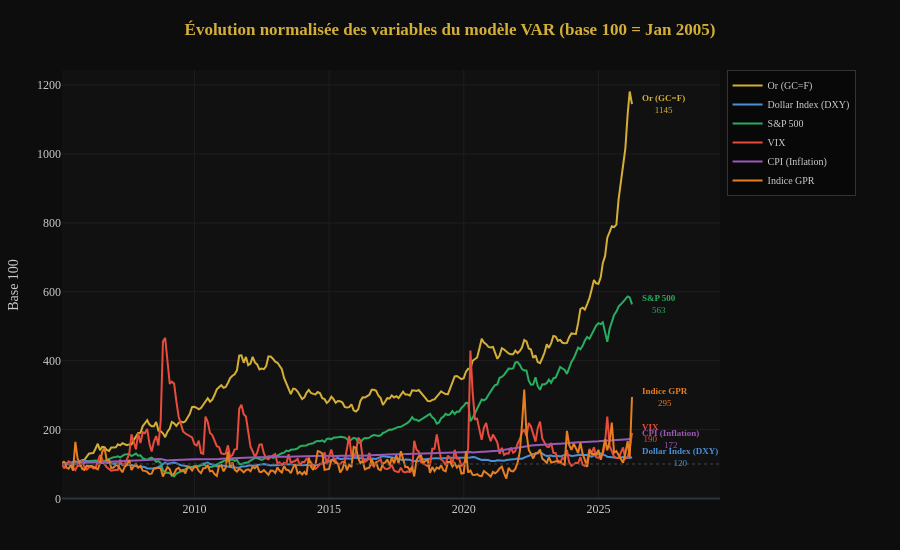

Write notebook code for a chart like this one.
### Markdown cell above
Ce graphique superpose le prix de l'or (ligne, axe gauche) et l'indice GPR (aire, axe droit) sur la période 2005–2025, avec les principaux chocs annotés. Plusieurs épisodes illustrent la réactivité de l'or aux tensions géopolitiques : la faillite Lehman Brothers (2008) et la crise de la dette européenne (2010) coïncident avec un premier cycle haussier atteignant un pic à $1900 en 2011. L'invasion de l'Ukraine (2022) et le conflit Gaza (2023) s'accompagnent d'une reprise marquée, culminant avec un nouvel ATH au-dessus de $2300 en 2024, puis une accélération spectaculaire vers $5000 en 2025.
Le GPR, en revanche, présente des pics ponctuels et réversibles qui ne se traduisent pas systématiquement par une hausse durable de l'or — suggérant que le risque géopolitique agit davantage comme catalyseur à court terme que comme déterminant structurel du prix. C'est précisément cette relation dynamique que le modèle VAR cherche à quantifier.

### Code cell
# 3.4 — Évolution normalisée sur un seul graphique (style cluster lines)
plot_normalized_evolution(df)

### Figure 1 — Plotly figure (JSON) as saved in the notebook; plotly's stock layout.template omitted (floating-point values rounded to 4 significant figures; data arrays with more than 128 entries replaced by an {"elided": "..."} marker saying what was removed)
{"data": [{"hovertemplate": "<b>Or (GC=F)</b><br>%{x|%b %Y}<br>%{y:.1f}<extra></extra>", "line": {"color": "#D4AF37", "width": 2}, "mode": "lines", "name": "Or (GC=F)", "type": "scatter", "x": {"elided": "254 str values"}, "y": {"elided": "254 float values"}}, {"hovertemplate": "<b>Dollar Index (DXY)</b><br>%{x|%b %Y}<br>%{y:.1f}<extra></extra>", "line": {"color": "#4A90D9", "width": 2}, "mode": "lines", "name": "Dollar Index (DXY)", "type": "scatter", "x": {"elided": "254 str values"}, "y": {"elided": "254 float values"}}, {"hovertemplate": "<b>S&P 500</b><br>%{x|%b %Y}<br>%{y:.1f}<extra></extra>", "line": {"color": "#27AE60", "width": 2}, "mode": "lines", "name": "S&P 500", "type": "scatter", "x": {"elided": "254 str values"}, "y": {"elided": "254 float values"}}, {"hovertemplate": "<b>VIX</b><br>%{x|%b %Y}<br>%{y:.1f}<extra></extra>", "line": {"color": "#E74C3C", "width": 2}, "mode": "lines", "name": "VIX", "type": "scatter", "x": {"elided": "254 str values"}, "y": {"elided": "254 float values"}}, {"hovertemplate": "<b>CPI (Inflation)</b><br>%{x|%b %Y}<br>%{y:.1f}<extra></extra>", "line": {"color": "#9B59B6", "width": 2}, "mode": "lines", "name": "CPI (Inflation)", "type": "scatter", "x": {"elided": "254 str values"}, "y": {"elided": "254 float values"}}, {"hovertemplate": "<b>Indice GPR</b><br>%{x|%b %Y}<br>%{y:.1f}<extra></extra>", "line": {"color": "#E67E22", "width": 2}, "mode": "lines", "name": "Indice GPR", "type": "scatter", "x": {"elided": "254 str values"}, "y": {"elided": "254 float values"}}], "layout": {"annotations": [{"font": {"color": "#D4AF37", "size": 9}, "showarrow": false, "text": "<b>Or (GC=F)</b><br>1145", "x": "2026-03-31T00:00:00", "xanchor": "left", "xshift": 8, "y": 1145.0}, {"font": {"color": "#4A90D9", "size": 9}, "showarrow": false, "text": "<b>Dollar Index (DXY)</b><br>120", "x": "2026-03-31T00:00:00", "xanchor": "left", "xshift": 8, "y": 119.7}, {"font": {"color": "#27AE60", "size": 9}, "showarrow": false, "text": "<b>S&P 500</b><br>563", "x": "2026-03-31T00:00:00", "xanchor": "left", "xshift": 8, "y": 563.3}, {"font": {"color": "#E74C3C", "size": 9}, "showarrow": false, "text": "<b>VIX</b><br>190", "x": "2026-03-31T00:00:00", "xanchor": "left", "xshift": 8, "y": 190.5}, {"font": {"color": "#9B59B6", "size": 9}, "showarrow": false, "text": "<b>CPI (Inflation)</b><br>172", "x": "2026-03-31T00:00:00", "xanchor": "left", "xshift": 8, "y": 172.4}, {"font": {"color": "#E67E22", "size": 9}, "showarrow": false, "text": "<b>Indice GPR</b><br>295", "x": "2026-03-31T00:00:00", "xanchor": "left", "xshift": 8, "y": 294.7}], "font": {"color": "#CCCCCC", "family": "Georgia"}, "height": 550, "hovermode": "x unified", "legend": {"bgcolor": "rgba(0,0,0,0.4)", "bordercolor": "#333", "borderwidth": 1, "font": {"size": 10}, "orientation": "v", "x": 1.01, "y": 1}, "margin": {"b": 50, "l": 60, "r": 180, "t": 70}, "paper_bgcolor": "#0D0D0D", "plot_bgcolor": "#111111", "shapes": [{"line": {"color": "#444444", "dash": "dot", "width": 1}, "type": "line", "x0": 0, "x1": 1, "xref": "x domain", "y0": 100, "y1": 100, "yref": "y"}], "title": {"font": {"color": "#D4AF37", "size": 17}, "text": "<b>Évolution normalisée des variables du modèle VAR (base 100 = Jan 2005)</b>", "x": 0.5}, "xaxis": {"gridcolor": "#1E1E1E", "tickformat": "%Y"}, "yaxis": {"gridcolor": "#1E1E1E", "title": {"text": "Base 100"}}}}
